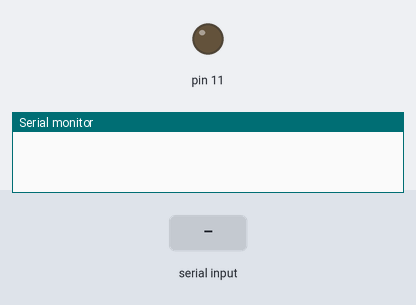
Recording of a sketch running on a simulated Arduino Uno, built with avr-gcc and run on an emulated ATmega328P. Shown: output pins drawn as LEDs (lit = HIGH), the last lines printed to the serial monitor. The inputs (shaded band) are chosen by the test bench.

Above: at 1.2 s.
1.3 s: "1" received over Serial
At 2.0 s:
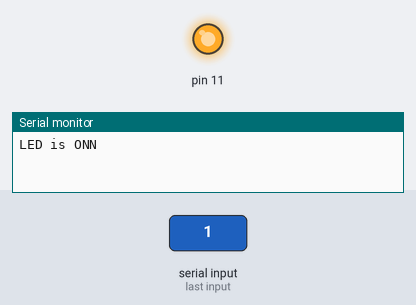
2.8 s: "0" received over Serial
At 3.1 s:
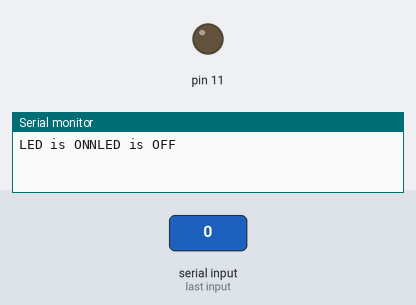
Timing chart, 0 to 5.8 s (numbered marks = the images above; inputs shaded):
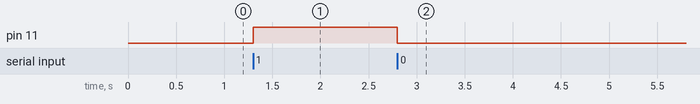

The sketch:

displaywthdigital.ino
```cpp
void setup() {
  // put your setup code here, to run once:
Serial.begin(9600);
pinMode(11,OUTPUT);
}

char rx_byte=0;
void loop() {
  // put your main code here, to run repeatedly:
if(Serial.available()>0){
  rx_byte=Serial.read();
  if(rx_byte=='1'){
    Serial.print("LED is ONN");
    digitalWrite(11,1);
  }else{
    Serial.print("LED is OFF");
    digitalWrite(11,0);
  }
}
}
```

Measured:
- after the input at 1.3 s, pin 11: LOW → HIGH at once
- after the input at 2.8 s, pin 11: HIGH → LOW at once
